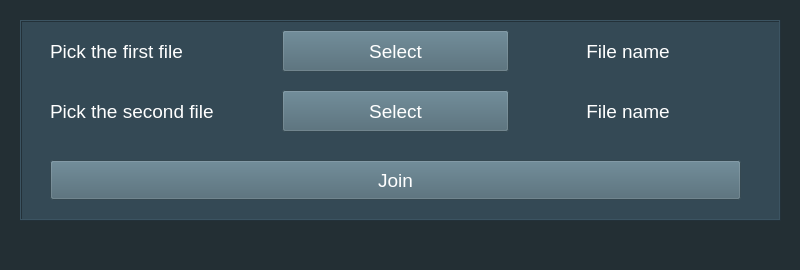
<?xml version="1.0" encoding="UTF-8"?>
<ui version="4.0">
 <class>MainWindow</class>
 <widget class="QMainWindow" name="MainWindow">
  <property name="geometry">
   <rect>
    <x>0</x>
    <y>0</y>
    <width>800</width>
    <height>270</height>
   </rect>
  </property>
  <property name="sizePolicy">
   <sizepolicy hsizetype="Fixed" vsizetype="Fixed">
    <horstretch>0</horstretch>
    <verstretch>0</verstretch>
   </sizepolicy>
  </property>
  <property name="minimumSize">
   <size>
    <width>800</width>
    <height>270</height>
   </size>
  </property>
  <property name="maximumSize">
   <size>
    <width>800</width>
    <height>270</height>
   </size>
  </property>
  <property name="font">
   <font>
    <pointsize>12</pointsize>
    <bold>false</bold>
   </font>
  </property>
  <property name="windowTitle">
   <string notr="true">Lua Joiner</string>
  </property>
  <property name="styleSheet">
   <string notr="true">QWidget {
	color: #FFFFFF;
}

QMainWindow {
	background-color: #232F34;
}

QFrame {
	background-color: #344955;
}

QPushButton {
	background-color: #4A6572;
}


</string>
  </property>
  <property name="dockOptions">
   <set>QMainWindow::AllowTabbedDocks|QMainWindow::AnimatedDocks</set>
  </property>
  <widget class="QWidget" name="centralwidget">
   <widget class="QFrame" name="mainFrame">
    <property name="geometry">
     <rect>
      <x>20</x>
      <y>20</y>
      <width>761</width>
      <height>201</height>
     </rect>
    </property>
    <property name="frameShape">
     <enum>QFrame::Box</enum>
    </property>
    <property name="frameShadow">
     <enum>QFrame::Raised</enum>
    </property>
    <property name="lineWidth">
     <number>1</number>
    </property>
    <property name="midLineWidth">
     <number>0</number>
    </property>
    <widget class="QPushButton" name="joinFilesButton">
     <property name="geometry">
      <rect>
       <x>30</x>
       <y>140</y>
       <width>691</width>
       <height>40</height>
      </rect>
     </property>
     <property name="sizePolicy">
      <sizepolicy hsizetype="Preferred" vsizetype="Preferred">
       <horstretch>0</horstretch>
       <verstretch>0</verstretch>
      </sizepolicy>
     </property>
     <property name="font">
      <font>
       <pointsize>14</pointsize>
      </font>
     </property>
     <property name="styleSheet">
      <string notr="true"/>
     </property>
     <property name="text">
      <string>Join</string>
     </property>
    </widget>
    <widget class="QWidget" name="layoutWidget_1">
     <property name="geometry">
      <rect>
       <x>30</x>
       <y>70</y>
       <width>691</width>
       <height>42</height>
      </rect>
     </property>
     <layout class="QHBoxLayout" name="horizontalLayout_2">
      <item>
       <widget class="QLabel" name="secondFileLabel">
        <property name="font">
         <font>
          <pointsize>14</pointsize>
         </font>
        </property>
        <property name="text">
         <string>Pick the second file</string>
        </property>
       </widget>
      </item>
      <item>
       <widget class="QPushButton" name="secondPickFileButton">
        <property name="sizePolicy">
         <sizepolicy hsizetype="Preferred" vsizetype="Preferred">
          <horstretch>0</horstretch>
          <verstretch>0</verstretch>
         </sizepolicy>
        </property>
        <property name="font">
         <font>
          <pointsize>14</pointsize>
         </font>
        </property>
        <property name="styleSheet">
         <string notr="true"/>
        </property>
        <property name="text">
         <string>Select</string>
        </property>
       </widget>
      </item>
      <item>
       <widget class="QLabel" name="secondFileLocation">
        <property name="font">
         <font>
          <pointsize>14</pointsize>
         </font>
        </property>
        <property name="text">
         <string>File name</string>
        </property>
        <property name="alignment">
         <set>Qt::AlignCenter</set>
        </property>
       </widget>
      </item>
     </layout>
    </widget>
    <widget class="QWidget" name="layoutWidget_2">
     <property name="geometry">
      <rect>
       <x>30</x>
       <y>10</y>
       <width>691</width>
       <height>42</height>
      </rect>
     </property>
     <layout class="QHBoxLayout" name="horizontalLayout_1">
      <item>
       <widget class="QLabel" name="firstFileLabel">
        <property name="font">
         <font>
          <pointsize>14</pointsize>
         </font>
        </property>
        <property name="styleSheet">
         <string notr="true"/>
        </property>
        <property name="text">
         <string>Pick the first file</string>
        </property>
       </widget>
      </item>
      <item>
       <widget class="QPushButton" name="firstPickFileButton">
        <property name="sizePolicy">
         <sizepolicy hsizetype="Preferred" vsizetype="Preferred">
          <horstretch>0</horstretch>
          <verstretch>0</verstretch>
         </sizepolicy>
        </property>
        <property name="font">
         <font>
          <pointsize>14</pointsize>
         </font>
        </property>
        <property name="styleSheet">
         <string notr="true"/>
        </property>
        <property name="text">
         <string>Select</string>
        </property>
       </widget>
      </item>
      <item>
       <widget class="QLabel" name="firstFileLocation">
        <property name="font">
         <font>
          <pointsize>14</pointsize>
         </font>
        </property>
        <property name="text">
         <string>File name</string>
        </property>
        <property name="alignment">
         <set>Qt::AlignCenter</set>
        </property>
       </widget>
      </item>
     </layout>
    </widget>
   </widget>
  </widget>
  <widget class="QMenuBar" name="menubar">
   <property name="geometry">
    <rect>
     <x>0</x>
     <y>0</y>
     <width>800</width>
     <height>25</height>
    </rect>
   </property>
  </widget>
  <widget class="QStatusBar" name="statusbar">
   <property name="sizePolicy">
    <sizepolicy hsizetype="Preferred" vsizetype="Preferred">
     <horstretch>0</horstretch>
     <verstretch>0</verstretch>
    </sizepolicy>
   </property>
   <property name="font">
    <font>
     <pointsize>14</pointsize>
    </font>
   </property>
   <property name="sizeGripEnabled">
    <bool>false</bool>
   </property>
  </widget>
 </widget>
 <resources/>
 <connections/>
</ui>
